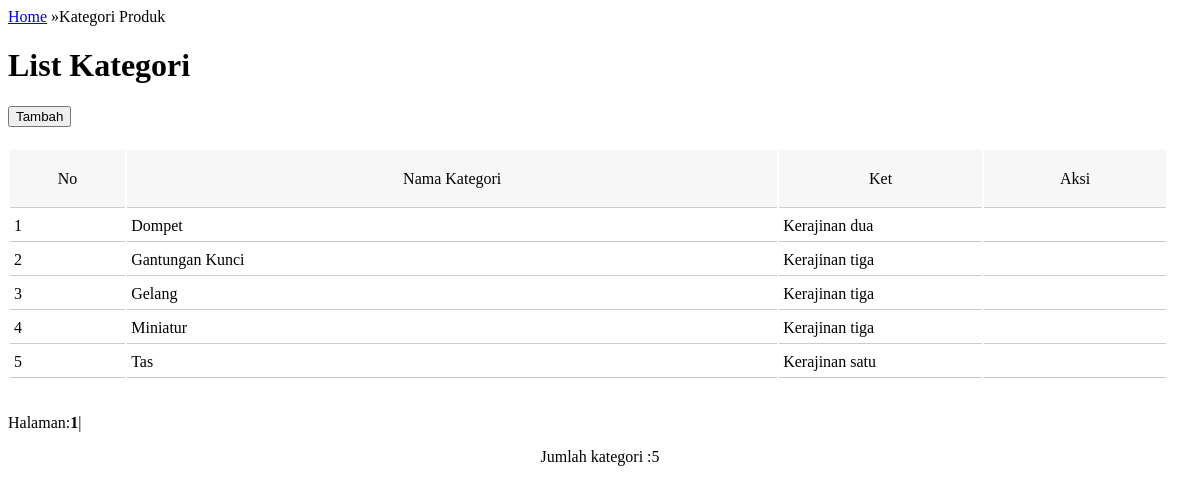
The app's page /admin/kategori/kategori.php with its own data.
### tables this page shows
CREATE TABLE `kategori_produk` (
  `id_kategori` int(11) NOT NULL,
  `nm_kategori` varchar(50) NOT NULL,
  `ket_kategori` text NOT NULL
);

### admin/kategori/kategori.php (the view, shortened to what this page needs)
<div class="col10 scrumb"><a href="home.php">Home</a> &raquo;Kategori  Produk </div>
	<div class="tab-container">
<div class="tab tab-1">
				<h1>List Kategori</h1>
				<p>
<h1><a href="home.php?page=tambah_kategori"><button class="btn btn-blue"><i class="fa fa-plus"></i> Tambah</button></a></h1>
<table class="my-table">
  <thead>
  <tr>
    <td width="59" height="58"><div align="center">No</div></td>
    <td width="370"><div align="center">Nama Kategori</div></td>
    <td width="110"><div align="center">Ket</div></td>
    <td><div align="center">Aksi</div></td>
    </tr>
    </thead>
<?php
$no=1;
$batas=15;
$halaman=isset($_GET['halaman'])?$_GET['halaman']:'';
if(empty($halaman))
{
$posisi=0;
$halaman=1;
}
else
{
$posisi=($halaman-1)*$batas;
}
$tampil="select*from kategori_produk order by nm_kategori LIMIT $posisi,$batas";
$hasil=mysql_query($tampil);
while($row=mysql_fetch_array($hasil))
{
 ?>
 <tr>
      <td height="32"><div align="left"> <?php echo $no ?></div><div align="center"></div></td>
    <td><div align="left"><?php echo $row['nm_kategori']; ?></div></td>
    <td><div align="left"><?php echo substr($row['ket_kategori'],0,100); ?></div></td>
    <td width="98"></td>
    </tr>
   <?php $no++; } ?>
</table>
  <p>
  <?php
	echo"<br>Halaman:";
	$tampil2="select*from kategori_produk order by nm_kategori";
	$hasil2=mysql_query($tampil2);
	$jmldata=mysql_num_rows($hasil2);
	$jmlhalaman=ceil($jmldata/$batas);
	for($i=1;$i<=$jmlhalaman;$i++)
	if($i!=$halaman)
	{
	echo"<a href=home.php?page=kategori&halaman=$i>$i</a>|";
	}
	else
	{
	echo"<b>$i</b>|";
	}
	?>
</p> <center>
   Jumlah  kategori	:<?php echo $jmldata;?>
</center>
                </p>
			</div>
</div>

### admin/kategori/kategori.php (style rules this page uses)
.my-table { width:98%; }
.my-table thead { background-color:#f7f7f7; }
.my-table td { padding:4px 4px; border-bottom:1px #CCC solid; }

### records on screen
kategori_produk: nm_kategori "Dompet", ket_kategori "Kerajinan dua"
kategori_produk: nm_kategori "Gantungan Kunci", ket_kategori "Kerajinan tiga"
kategori_produk: nm_kategori "Gelang", ket_kategori "Kerajinan tiga"
kategori_produk: nm_kategori "Miniatur", ket_kategori "Kerajinan tiga"
kategori_produk: nm_kategori "Tas", ket_kategori "Kerajinan satu"

### other values on screen
$jmldata "5"
